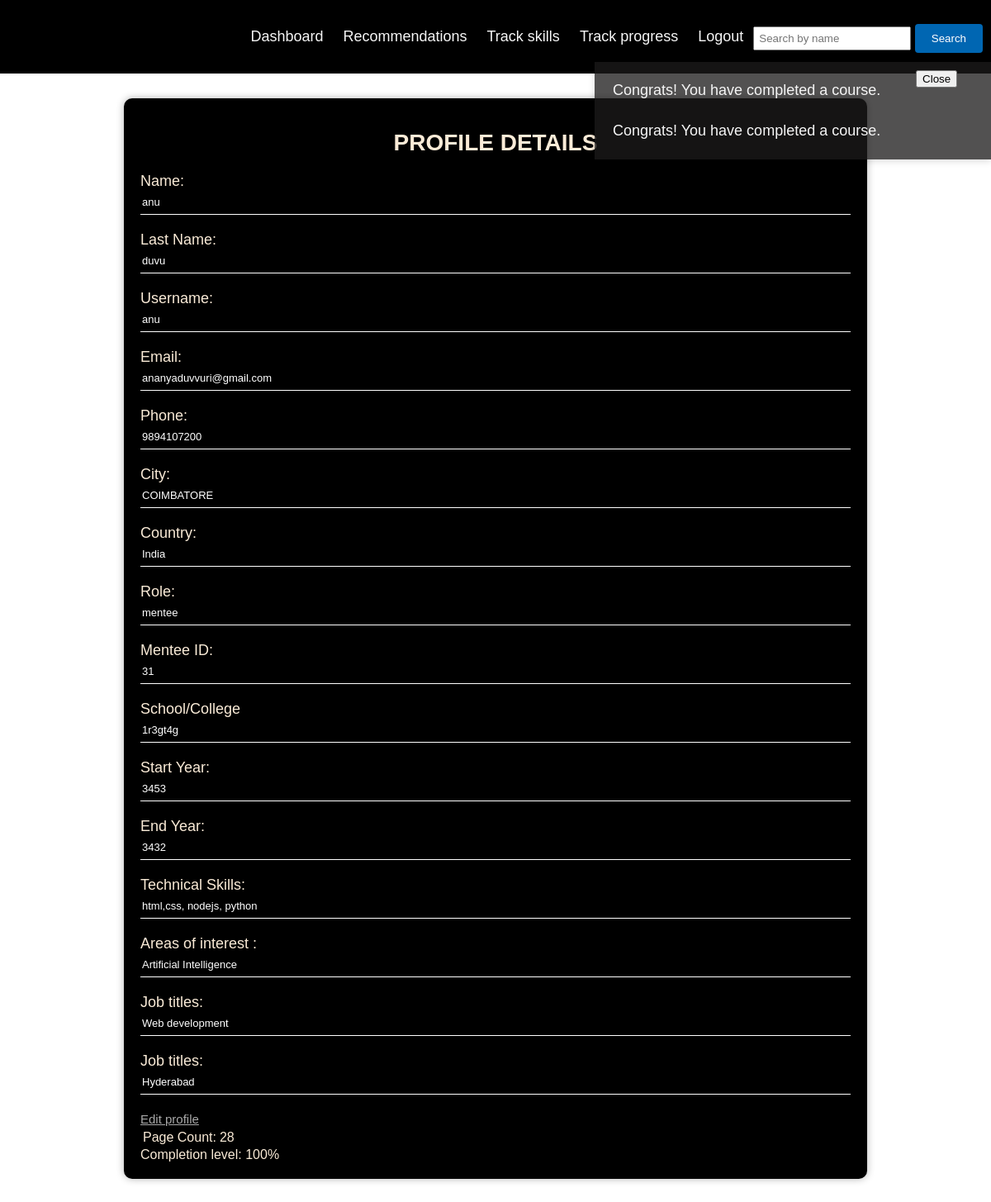
The page /dashboard_mentee.php (signed in) on the database its author committed.
### tables this page shows
CREATE TABLE `mentee` (
  `mentee_id` int(11) NOT NULL,
  `uname` varchar(50) DEFAULT NULL,
  `school_or_college` varchar(100) DEFAULT NULL,
  `start_year` int(11) DEFAULT NULL,
  `end_year` int(11) DEFAULT NULL,
  `tech_skills` varchar(100) DEFAULT NULL,
  `areas_of_interest` varchar(100) DEFAULT NULL,
  `job_titles` varchar(100) DEFAULT NULL,
  `job_locations` varchar(500) DEFAULT NULL
);

CREATE TABLE `signup` (
  `id` int(11) NOT NULL,
  `fname` varchar(50) NOT NULL,
  `lname` varchar(50) NOT NULL,
  `uname` varchar(50) NOT NULL,
  `pass` varchar(50) NOT NULL,
  `email` varchar(50) NOT NULL,
  `phone` varchar(15) NOT NULL,
  `city` varchar(50) NOT NULL,
  `country` varchar(50) NOT NULL,
  `role` varchar(10) NOT NULL
);

CREATE TABLE `pagevisit` (
  `uname` varchar(255) NOT NULL,
  `visit_count` int(11) NOT NULL DEFAULT 0
);

### dashboard_mentee.php (the view, shortened to what this page needs)
<!DOCTYPE html>
<html>
<head>
</head>
<body>
<!DOCTYPE html>
<html>
<head>
</head>
<body>
<?php
  include 'mentee_header.php';
  if (isset($_SESSION["uname"])) {
    $uname = $_SESSION["uname"];
  } else {
    header("Location: signup_mentee.php");
    exit;
  }
  $sql = "SELECT SIGNUP.fname, SIGNUP.lname, SIGNUP.uname, SIGNUP.email, SIGNUP.phone, SIGNUP.city, SIGNUP.country, SIGNUP.role, mentee.mentee_id, mentee.school_or_college , mentee.start_year, mentee.end_year, mentee.tech_skills, mentee.areas_of_interest, mentee.job_titles, mentee.job_locations FROM SIGNUP INNER JOIN mentee ON SIGNUP.uname = mentee.uname WHERE SIGNUP.uname = '$uname'";
  $result = $con->query($sql);
  if ($result->num_rows > 0) {
    while ($row = $result->fetch_assoc()) {
      $fname = $row["fname"];
      $lname = $row["lname"];
      $uname = $row["uname"];
      $email = $row["email"];
      $phone = $row["phone"];
      $city = $row["city"];
      $country = $row["country"];
      $role = $row["role"];
      $mentee_id = $row["mentee_id"];
      $school_or_college = $row["school_or_college"];
      $start_year = $row["start_year"];
      $end_year = $row["end_year"];
      $tech_skills = $row["tech_skills"];
      $areas_of_interest = $row["areas_of_interest"];
      $job_titles = $row["job_titles"];
      $job_locations = $row["job_locations"];
    }
  } else {
    echo "0 results";
  }
?>
<div class="register-box">
  <br/>
  <h1>PROFILE DETAILS</h1>
<form method="POST" action="update_profile.php" id="myform">
    <div class="cust_profile_container">
			<div class="editable-field">
				<label for="fname">Name:</label>
				<input type="text" id="fname" name="fname" value="<?php echo $fname?>"readonly>
			</div>
			<div class="editable-field">
				<label for="lname">Last Name:</label>
				<input type="text" id="lname" name="lname" value="<?php echo $lname?>"readonly>
			</div>
			<div class="editable-field">
				<label for="uname">Username:</label>
				<input type="text" id="uname" name="uname" value="<?php echo $uname ?>"readonly>
			</div>
			<div class="editable-field">
				<label for="email">Email:</label>
				<input type="text" id="email" name="email" value="<?php echo $email ?>"readonly>
			</div>
			<div class="editable-field">
				<label for="phone">Phone:</label>
				<input type="text" id="phone" name="phone" value="<?php echo $phone ?>"readonly>
			</div>
			<div class="editable-field">
				<label for="city">City:</label>
				<input type="text" id="city" name="city" value="<?php echo $city ?>"readonly>
			</div>
			<div class="editable-field">
				<label for="country">Country:</label>
				<input type="text" id="country" name="country" value="<?php echo $country ?>"readonly>
			</div>
            <div class="editable-field">
				<label for="role">Role:</label>
				<input type="text" id="role" name="role" value="<?php echo $role ?>"readonly>
			</div>
			<div class="editable-field">
				<label for="mentee_id">Mentee ID:</label>
				<input type="text" id="mentee_id" name="mentee_id" value="<?php echo $mentee_id ?>"readonly>
			</div>
			<div class="editable-field">
				<label for="school_or_college">School/College</label>
				<input type="text" id="degree" name="school_or_college" value="<?php echo $school_or_college ?>"readonly>
			</div>
            <div class="editable-field">
				<label for="start_year">Start Year:</label>
				<input type="text" id="start_year" name="start_year" value="<?php echo $start_year ?>"readonly>
			</div>
            <div class="editable-field">
				<label for="end_year">End Year:</label>
				<input type="text" id="end_year" name="end_year" value="<?php echo $end_year?>"readonly>
			</div>
            <div class="editable-field">
				<label for="tech_skills">Technical Skills:</label>
				<input type="text" id="tech_skills" name="tech_skills" value="<?php echo $tech_skills?>"readonly>
			</div>
            <div class="editable-field">
				<label for="area_of_interest">Areas of interest :</label>
				<input type="text" id="area_of_interest" name="area_of_interest" value="<?php echo $areas_of_interest?>"readonly>
			</div>
            <div class="editable-field">
				<label for="job_titles">Job titles: </label>
				<input type="text" id="job_titles" name="job_titles" value="<?php echo $job_titles?>"readonly>
			</div>
            <div class="editable-field">
				<label for="job_locations">Job titles: </label>
				<input type="text" id="job_locations" name="job_locations" value="<?php echo $job_locations?>"readonly>
        <a href="mentee_edit.php">Edit profile</a>
			</div>
<table>
  <tr>
    <td>Page Count:</td>
    <td>
      <?php
        $pageCountQuery = "SELECT visit_count FROM pagevisit WHERE uname = '$uname'";
        $pageCountResult = $con->query($pageCountQuery);
        if ($pageCountResult->num_rows > 0) {
          $pageCountRow = $pageCountResult->fetch_assoc();
          echo isset($pageCountRow["visit_count"]) ? $pageCountRow["visit_count"] : "N/A";
        } else {
          echo "N/A";
        }
      ?>
    </td>
  </tr>
</table>
            </div>
            </form>
<?php
    $sql = "SELECT * FROM mentee WHERE mentee_id =$mentee_id";
    $result = $con->query($sql);
    if (!$result) {
        echo "Error executing query: " . mysqli_error($con);
      } else if ($result->num_rows > 0) {
      $row = $result->fetch_assoc();
    $education_complete = trim($row['school_or_college']) != '' && trim($row['start_year']) != '' && trim($row['end_year']) != '';
    $experience_complete = trim($row['tech_skills']) != '' && trim($row['areas_of_interest']) != '' && trim($row['job_titles']) != '' && trim($row['job_locations']) != '';
      $completion_level = 0;
    if ($education_complete) {
        $completion_level =50;
    }
    if ($experience_complete) {
        $completion_level += 50;
    }
    else{
        $completion_level =50;
    }
  echo "Completion level: " . $completion_level . "%";
} else {
  echo "User info not found";
}
?>
</body>
</html>

### dashboard_mentee.php (style rules this page uses)
* { margin: 50; padding: 50; }
body { padding-top : 500 px; padding-bottom : 500px; background-image: url("https://c4.wallpaperflare.com/wallpaper/83/667/620/blue-computer-backgrounds-wallpaper-preview.jpg"); background-position: center; background-size: 100% 100%; position: relative; font-family: sans-serif; }
.register-box { width: 70%; background-color: #fff; border-radius: 10px; box-shadow: 0 0 10px rgba(0,0,0,0.3); color:antiquewhite; background-color: #000; margin: auto; padding: 20px; margin-top:30px; width: 900px; }
label { font-size: 18px; margin-bottom: 10px; }
h1 { margin: 0; padding: 0 0 20px; text-align: center; font-size: 28px; }
.register-box input { width:100%; margin-bottom:20px; }
.register-box input[type="text"], input[type="password"] { border:none; border-bottom: 1px solid #fff; background:transparent ; outline: none; height: 40px; color: #fff; font-size: 14px; }
.register-box input[type="text"], input[type="password"] { border:none; border-bottom: 1px solid #fff; background:transparent ; outline: none; height: 30px; color: #fff; font-size: 13px; }
.register-box a { font-size: 15px; line-height: 20px; color: darkgrey; }

### mentee_header.php (style rules this page uses)
* { box-sizing: border-box; }
body { margin: 0; font-family: Arial, Helvetica, sans-serif; }

### rows shown on the page
mentee: fname "anu", lname "duvu", uname "anu", email "ananyaduvvuri@gmail.com", phone "9894107200", city "COIMBATORE", country "India", role "mentee", mentee_id "31", school_or_college "1r3gt4g", start_year "3453", end_year "3432", tech_skills "html,css, nodejs, python", area_of_interest "Artificial Intelligence", job_titles "Web development", job_locations "Hyderabad"
pagevisit: visit_count "28"

### other values the page prints
$notification "Congrats! You have completed a course."
$completion_level "100"
